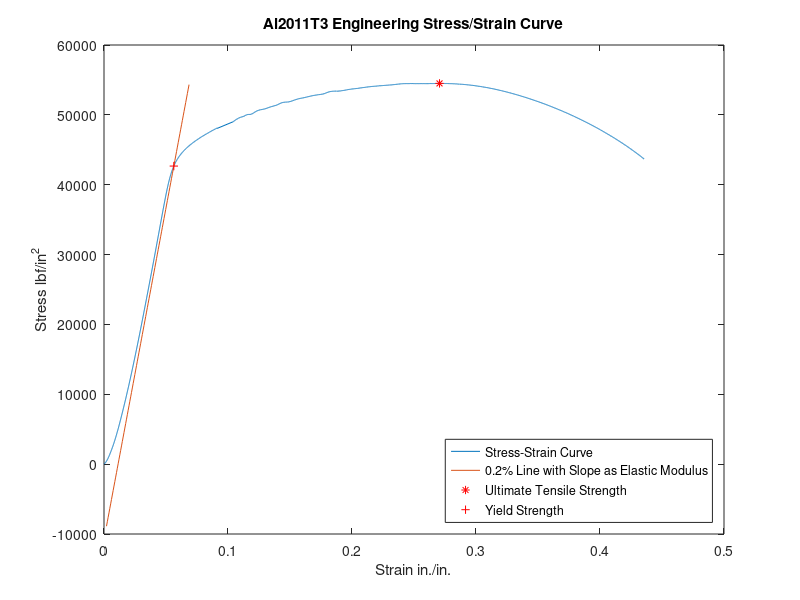

This figure's MATLAB source: (Note: this script raises an error after producing the figure.)
%calculates stats and makes plot for Al2011T3,
%then puts them in an excel file.

data = load('Al2011T3_wodups.csv');%aluminum
%disp(pdata(1,1:6));
%0.1350 1.9553 0 NaN 0.0787 9.7619
%savefile = 'PVC_wodups2.csv';%.xlsx vs .csv
%save(savefile,'-ascii','pdata');

%disp(adata(1,1:6));
%0.8950 0 0 -0.0000 1.8995 0
%plot(adata(:,3),adata(:,2));%position vs load
%plot(adata(:,2));%plots load vs sample #
%x = 106, 1203, 1663, 5765
%1785 instead of 1663 chops off the peak.
% (I sometimes exclude 1 pt just to be sure..)  
indx1 = [106:1203];
indx2 = [1785:5765];
indx = [indx1,indx2];
good_data = data(indx,:);
%plot(good_adata(:,3),good_adata(:,2));

d = 0.505; %diameter of sample, had better be in inches.
r = d/2;
strain = good_data(:,3)-good_data(1,3);%ends w/ 0.4356
stress = good_data(:,2)/(pi*(r^2));%ends w/ 4.3666
strain2 = strain(:,1);%for 0.002
strain2 = strain2(:,1)+0.002;
%strain2 is inputs for 0.2% yield strength.

Mod_rupture = trapz(strain,stress)
%integral under curve: 2.0517e+04
%modulus of rupture=area beneath curve up to pt of rupture
UTS = max(stress);%5.4503e+04

fit = polyfit(strain(400:620,1),stress(400:620,1),1);
fit2 = polyfit(strain2(400:620,1),stress(400:620,1),1);

% makes a line of best fit w/ x_line & y_line
y_line2 = polyval(fit2, strain);                     
x_int = interp1((y_line2-stress), strain, 0); 
y_int = polyval(fit2,x_int);
%(x_int & y_int are yield strength coordinates)
yield_strength = y_int;

[row, col] = find(stress == UTS);
[row2, col2] = find(strain >= x_int,1);%why isn't it found?
[row3, col3] = find(stress >= y_int,1);%why isn't it found?
%(x_int,y_int) is between strain(676) & strain(677) 

est1 = trapz(strain(1:676,1),stress(1:676,1));%1.0852e+03
est2 = trapz(strain(1:677,1),stress(1:677,1));%1.0887e+03
Mod_resilience = (est1+est2)/2;%1.0870e+03
disp([est1,est2,Mod_resilience])
%1.0e+03 * [1.0852, 1.0887,1.0870]
%for Modulus of resilence, we average
% the areas under the curves using the points
%to the left & right of the yield strength.

plot(strain,stress);%aluminum stress vs strain
hold on
title("Al2011T3 Engineering Stress/Strain Curve");
xlabel("Strain in./in.");
ylabel("Stress lbf/in^2");
%plot(strain(400),stress(400),'r*');
%plot(strain(620),stress(620),'r*');
%653 vs 677
%plot(strain(677),stress(677),'r*');
%plot(strain(676),stress(676),'r*');

t1 = linspace(strain(400),strain(620));
%plot(t1, polyval(fit, t1)); 
t2 = linspace(strain2(1),strain2(800));
plot(t2, polyval(fit2,t2));

plot(strain(row),UTS,'r*');
plot(x_int,y_int,'r+')
legend({'Stress-Strain Curve','0.2% Line with Slope as Elastic Modulus','Ultimate Tensile Strength','Yield Strength'},'Location','southeast')

hold off
disp(fit)%y = 1.0e+05 * (9.4935x-0.0888)
elastic_mod = fit(1);
%he took 3-4 for the linear region. ours is abt 2.5-4
%1.0e+05*9.4935 is the Young's Modulus for our sample
%he said you can use polyfit to find how good our estimation is.

pie = 3.1416;
initL = 2.076;%length
finL = 2.42;
pchange = abs(initL-finL)/initL*100
%elongation at failure
%reduction in area is cross sectional area

initA = pie*(r^2)%3.6942
fr = 0.38/2;%final radius
finA = pie*(fr^2)%3.1158
redA = (1-finA/initA)*100%43.3781
%book value makes no sense to me.
%redA = abs(initA-finA)/initA*100%43.3781

%disp(row2)
%disp(row3)
%disp(x_int);%0.0563
%disp([est1,est2,Mod_resilience])
%1.0e+03 * [1.0852, 1.0887,1.0870]
disp(elastic_mod)%9.4935e+05
disp(y_int);%4.2670e+04

table = ["Names","Elastic Modulus","Modulus of Rupture","Modulus of Resilience",...
    "0.2% Offset Yield Strength","Ultimate Tensile Strength",...
    "Percent Elongation at Failure", "Percent Reduction in Cross-Sectional Area";...
    "Numbers",elastic_mod,Mod_rupture,Mod_resilience,yield_strength,...
    UTS,pchange,redA;"Units","lbf/in^2","psi","psi","lbf/in^2","lbf/in^2","N/A","N/A"];
writematrix(table,'Al2011T3_table.xlsx');


